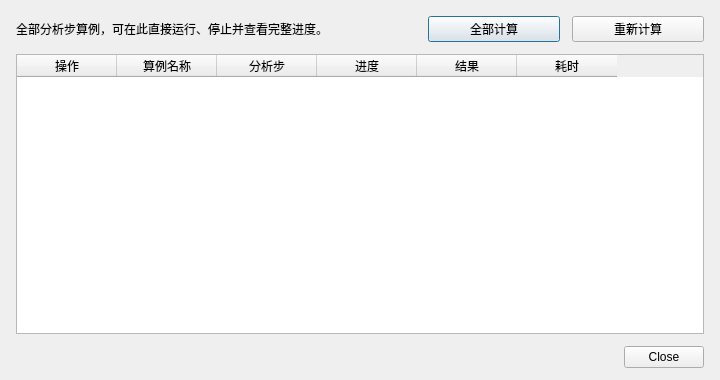
<?xml version="1.0" encoding="UTF-8"?>
<ui version="4.0">
 <class>SolveTaskManagerDialogClass</class>
 <widget class="QDialog" name="SolveTaskManagerDialogClass">
  <property name="windowTitle"><string>全部分析步求解</string></property>
  <property name="minimumSize"><size><width>720</width><height>380</height></size></property>
  <layout class="QVBoxLayout" name="rootLayout">
   <property name="leftMargin"><number>16</number></property><property name="topMargin"><number>16</number></property><property name="rightMargin"><number>16</number></property><property name="bottomMargin"><number>12</number></property><property name="spacing"><number>12</number></property>
   <item><layout class="QHBoxLayout" name="summaryLayout">
    <item><widget class="QLabel" name="hintLabel"><property name="text"><string>全部分析步算例，可在此直接运行、停止并查看完整进度。</string></property></widget></item>
    <item><spacer name="summarySpacer"><property name="orientation"><enum>Qt::Horizontal</enum></property><property name="sizeHint"><size><width>40</width><height>20</height></size></property></spacer></item>
    <item><widget class="QPushButton" name="solveAllButton"><property name="text"><string>全部计算</string></property><property name="minimumSize"><size><width>132</width><height>0</height></size></property><property name="toolTip"><string>将所有待运行分析步加入队列；正在计算、已排队和已有结果的算例不会重复计算；单个分析步失败不会停止其他队列任务</string></property></widget></item>
    <item><widget class="QPushButton" name="restartAllButton"><property name="text"><string>重新计算</string></property><property name="minimumSize"><size><width>132</width><height>0</height></size></property><property name="toolTip"><string>重新计算所有分析步；正在排队或计算的任务会先安全停止，再从头加入计算队列</string></property></widget></item>
   </layout></item>
   <item><widget class="QTableWidget" name="taskTable"><property name="columnCount"><number>6</number></property><property name="selectionBehavior"><enum>QAbstractItemView::SelectRows</enum></property><property name="selectionMode"><enum>QAbstractItemView::SingleSelection</enum></property><property name="editTriggers"><set>QAbstractItemView::NoEditTriggers</set></property><property name="alternatingRowColors"><bool>true</bool></property><column><property name="text"><string>操作</string></property></column><column><property name="text"><string>算例名称</string></property></column><column><property name="text"><string>分析步</string></property></column><column><property name="text"><string>进度</string></property></column><column><property name="text"><string>结果</string></property></column><column><property name="text"><string>耗时</string></property></column></widget></item>
   <item><widget class="QDialogButtonBox" name="buttonBox"><property name="standardButtons"><set>QDialogButtonBox::Close</set></property></widget></item>
  </layout>
 </widget>
 <resources/>
 <connections><connection><sender>buttonBox</sender><signal>rejected()</signal><receiver>SolveTaskManagerDialogClass</receiver><slot>close()</slot><hints><hint type="sourcelabel"><x>20</x><y>20</y></hint><hint type="destinationlabel"><x>20</x><y>20</y></hint></hints></connection></connections>
</ui>
